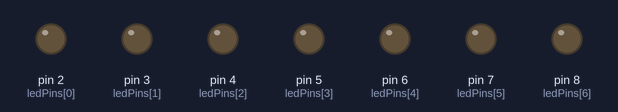
Recording of a sketch running on a simulated Arduino Uno, built with avr-gcc and run on an emulated ATmega328P. Shown: output pins drawn as LEDs (lit = HIGH).

Above: at 0.5 s.
At 1.5 s:
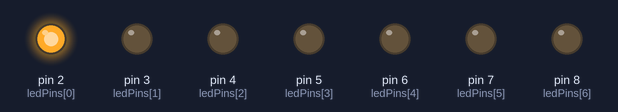
At 5.5 s:
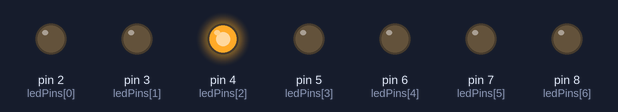
At 9.5 s:
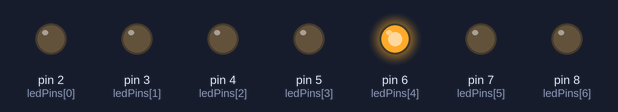
At 13.5 s:
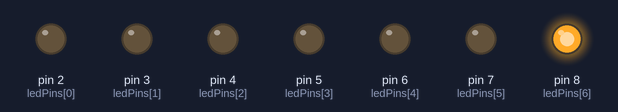
At 19.5 s:
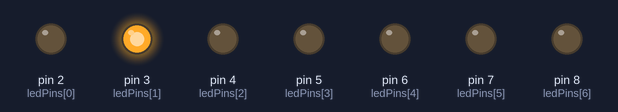
Timing chart, 0 to 20.8 s (numbered marks = the images above):
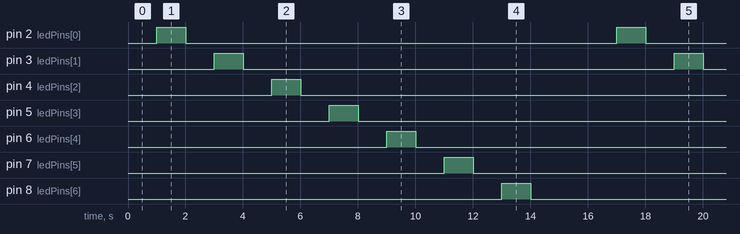

The sketch:

7_Segment_Loop.ino
```cpp
const int NUM_LEDS = 7;
int ledPins[NUM_LEDS] = {2, 3, 4, 5, 6, 7, 8};

void setup() {
  for (int i = 0; i < NUM_LEDS; i++) {
    pinMode(ledPins[i], OUTPUT);
  }
}

void loop() {
  //initialize at 0
  for (int i = 0; i < NUM_LEDS; i++) {
    digitalWrite(ledPins[i], LOW);
  }
  delay(1000);
  for (int i = 0; i < NUM_LEDS; i++) {
    digitalWrite(ledPins[i], HIGH);
    delay(1000);
    digitalWrite(ledPins[i], LOW);
    delay(1000);
  }
  delay(1000);

}
```

Measured:
- by itself, pin 2 (ledPins[0]), pin 3 (ledPins[1]), pin 4 (ledPins[2]), pin 5 (ledPins[3]), pin 6 (ledPins[4]), pin 7 (ledPins[5]), pin 8 (ledPins[6]): alternates HIGH for 1.0 s and LOW for 15.0 s
- by itself, everything shown: repeats every 16.0 s, in 14 steps
